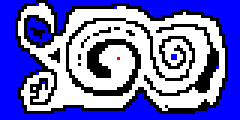
#> input picture Mapmaker/lvl2.png, 80 x 40 px (shown 3 times larger)
$ python converter.py
#> lines starting #> are read from the running program, lines starting #| are printed output that depends on the picture
from PIL import Image
import numpy as np
import os

width = 80
height = 40

script_dir = os.path.dirname(os.path.realpath(__file__))
image_path = os.path.join(script_dir, 'lvl2.png')
out_path = os.path.join(script_dir, 'lvl2.txt')
img = Image.open(image_path).convert('L')  # Convert image to grayscale
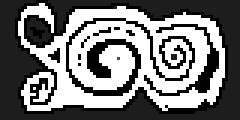
#> img: PIL image 80x40 L (shown 3 times larger); min 0, max 255, mean 120.8
array = np.array(img).astype(np.int32) # Convert image data to a numpy array

print (array.flatten())
#> (printed output is left out)
array = array.flatten()
#> array = 3200 values, max 255 at index 93, min 0 at index 12, mean 120.8
for i in range (width*height):
    if array[i] == 255:
        array[i] = 0
    elif array[i] == 0:
        array[i] = 1
    elif array[i] == 76:
        array[i] = -1
    elif array[i] == 29:
        array[i] = -2
#> after the loop, array = 3200 values, max 28 at index 1832, min -2 at index 0, mean -0.355
np.savetxt(out_path, array[None], fmt='%d', delimiter=',')
print('Array saved to array.txt')
